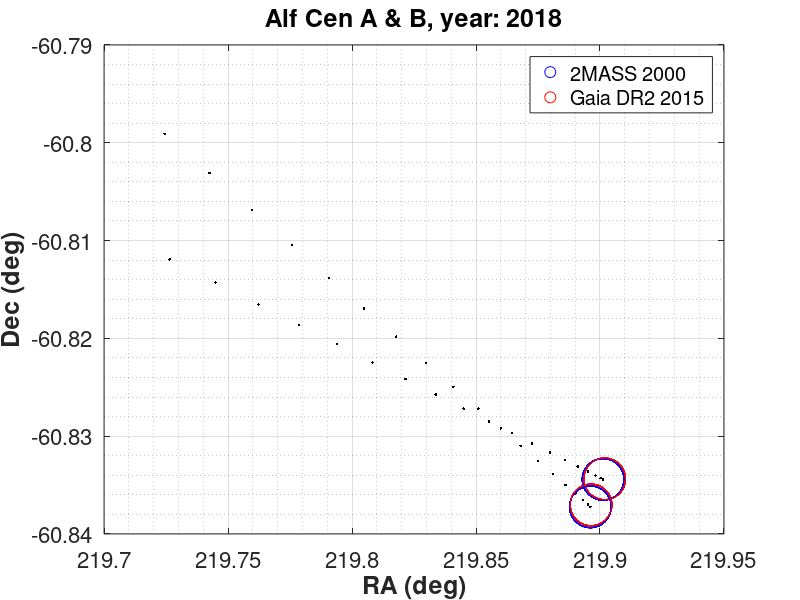

MATLAB code to generate this figure:
% I used the following search tool: 

%https://irsa.ipac.caltech.edu/frontpage/

%I searched Alf Cen A and used manually what I needed from:

%2MASSS All-Sky Point Source Catalogue (PSC)
%Gaia Catalogue (DR2)

Alf_Cen_A = struct()

Alf_Cen_A.y2000.RA = (14 + 39/60 + 36.3/3600)*15;
Alf_Cen_A.y2000.DEC = -(60 + 50/60 + 3.9/3600);

Alf_Cen_A.y2015.RA = (14 + 39/60 + 36.45/3600)*15;
Alf_Cen_A.y2015.DEC = -(60 + 50/60 + 3.7/3600);



Alf_Cen_B.y2000.RA = (14 + 39/60 + 35.07/3600)*15;
Alf_Cen_B.y2000.DEC = -(60 + 50/60 + 14/3600);

Alf_Cen_B.y2015.RA = (14 + 39/60 + 35.13/3600)*15;
Alf_Cen_B.y2015.DEC = -(60 + 50/60 + 13.3/3600);


Alf_Cen_A.propogated.RA = Alf_Cen_A.y2000.RA;
Alf_Cen_A.propogated.DEC = Alf_Cen_A.y2000.DEC;
Alf_Cen_B.propogated.RA = Alf_Cen_B.y2000.RA;
Alf_Cen_B.propogated.DEC = Alf_Cen_B.y2000.DEC;


figure(1)
for year = 1:19
year

grid on
plot(Alf_Cen_A.y2000.RA,Alf_Cen_A.y2000.DEC,'bo','Markersize',30);
hold on
plot(Alf_Cen_A.y2015.RA,Alf_Cen_A.y2015.DEC,'ro','Markersize',30);
plot(Alf_Cen_B.y2000.RA,Alf_Cen_B.y2000.DEC,'bo','Markersize',30);
plot(Alf_Cen_B.y2015.RA,Alf_Cen_B.y2015.DEC,'ro','Markersize',30);


plot(Alf_Cen_A.propogated.RA,Alf_Cen_A.propogated.DEC,'k.')
plot(Alf_Cen_B.propogated.RA,Alf_Cen_B.propogated.DEC,'k.')

%yt=[ 10:20:100 200:200:1000 2000 3000];
%set(gca,'ytick',yt)
set(gca,'yminorgrid','on')
%xt=[0:1:6];
%set(gca,'xtick',xt)
set(gca,'xminorgrid','on')
set(gca,'FontSize',16)
title(['Alf Cen A & B, year: ' num2str(1999 + year)],'fontweight','bold','fontsize',18)
%title('Alf Cen A & B','fontweight','bold','fontsize',18)
xlabel('RA (deg)','fontweight','bold','fontsize',18) % x-axis label
ylabel('Dec (deg)','fontweight','bold','fontsize',18) % y-axis label
h_legend = legend('2MASS 2000','Gaia DR2 2015','Location','best');
%set(h_legend,'FontSize',20);
% xlim([0 5])
% ylim([0 5])


Alf_Cen_A.propogated.RA = Alf_Cen_A.propogated.RA - 0.00102201*year;
Alf_Cen_A.propogated.DEC = Alf_Cen_A.propogated.DEC + 0.00013157*year;

Alf_Cen_B.propogated.RA = Alf_Cen_B.propogated.RA - 0.001004*year;
Alf_Cen_B.propogated.DEC = Alf_Cen_B.propogated.DEC + 0.00022305*year;


pause(1)
end

